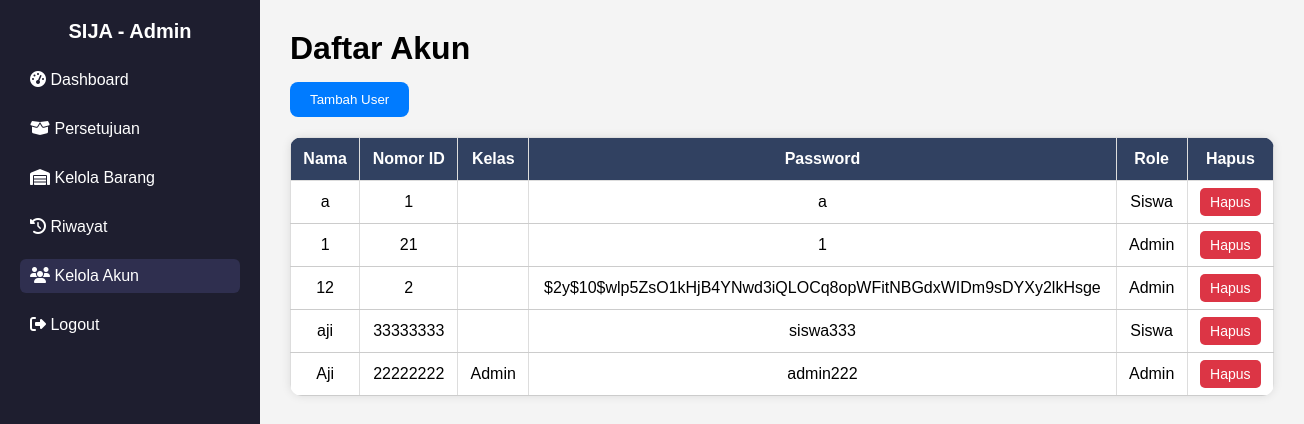
Screenshot of /projeksaas/admin/akun.php (signed in) with the database file from the repository.
### tables this page shows
CREATE TABLE `users` (
  `id` int(11) NOT NULL,
  `nomor_id` int(8) NOT NULL,
  `nama` varchar(100) NOT NULL,
  `kelas` enum('X SIJA 1','X SIJA 2','XI SIJA 1','XI SIJA 2','XII SIJA 1','XII SIJA 2','Admin') NOT NULL,
  `password` varchar(255) NOT NULL,
  `role` enum('admin','siswa') NOT NULL
);

### projeksaas/admin/akun.php (the view, shortened to what this page needs)
<?php
include "../config/db.php";
$users = mysqli_query($conn, "SELECT * FROM users ORDER BY id DESC");
?>
<!DOCTYPE html>
<html lang="id">
<head>
  <link rel="stylesheet" href="style/akun.css">
  <link rel="stylesheet" href="style/admin.css">
    <link rel="stylesheet" href="https://cdnjs.cloudflare.com/ajax/libs/font-awesome/6.4.0/css/all.min.css" />
</head>
<body>
<div class="admin-wrapper">
  <aside class="admin-sidebar">
    <h2>SIJA - Admin</h2>
    <ul>
      <li><a href="dashboard.php"><i class="fas fa-tachometer-alt"></i> Dashboard</a></li>
      <li><a href="persetujuan.php"><i class="fas fa-box-open"></i> Persetujuan</a></li>
      <li><a href="barang.php"><i class="fas fa-warehouse"></i> Kelola Barang</a></li>
      <li><a href="riwayat.php"><i class="fas fa-history"></i> Riwayat</a></li>
      <li><a href="akun.php" class="active"><i class="fas fa-users"></i> Kelola Akun</a></li>
      <li><a href="../proses/logout.php" id="logoutBtn"><i class="fas fa-sign-out-alt"></i> Logout</a></li>
    </ul>
  </aside>
  <main class="admin-main">
    <h1>Daftar Akun</h1>
<button id="openUserModal" class="btn-tambah">Tambah User</button>
    <table class="table-barang">
      <thead>
        <tr>
          <th>Nama</th>
          <th>Nomor ID</th>
          <th>Kelas</th>
          <th>Password</th>
          <th>Role</th>
          <th>Hapus</th>
        </tr>
      </thead>
      <tbody>
        <?php while($u = mysqli_fetch_assoc($users)): ?>
        <tr>
          <td><?= $u['nama'] ?></td>
          <td><?= $u['nomor_id'] ?></td>
          <td><?= $u['kelas'] ?></td>
          <td><?= $u['password'] ?></td>
          <td><?= ucfirst($u['role']) ?></td>
        <td>
  <a href="proses/hapus_akun.php?id=<?= $u['id'] ?>"
     class="btn-reject"
     onclick="return confirm('Yakin ingin menghapus akun ini?')">
     Hapus
  </a>
</td>
        </tr>
        <?php endwhile; ?>
      </tbody>
    </table>
  </main>
</div>
</body>
</html>

### projeksaas/admin/style/akun.css (style rules this page uses)
.btn-tambah { background: #007bff; color: white; padding: 10px 20px; border: none; border-radius: 8px; cursor: pointer; margin-top: 15px; transition: 0.3s; }

### projeksaas/admin/style/admin.css (style rules this page uses)
* { margin: 0; padding: 0; box-sizing: border-box; font-family: sans-serif; }
body { display: flex; height: 100vh; background-color: #f4f4f4; }
.admin-wrapper { display: flex; width: 100%; }
.admin-sidebar { width: 260px; background-color: #1e1e2f; color: white; padding: 20px; min-height: 100vh; position: fixed; }
.admin-sidebar h2 { margin-bottom: 20px; font-size: 20px; text-align: center; }
.admin-sidebar ul { list-style: none; }
.admin-sidebar ul li { margin-bottom: 15px; }
.admin-sidebar ul li a { color: white; text-decoration: none; padding: 8px 10px; display: block; border-radius: 6px; transition: 0.3s; }
.admin-sidebar ul li a.active, .admin-sidebar ul li a:hover { background-color: #2f2f4f; }
.admin-main { flex-grow: 1; padding: 30px; background-color: #f4f4f4; margin-left: 260px; }
.btn-reject { background-color: #f44336; color: white; padding: 5px 10px; border: none; cursor: pointer; border-radius: 5px; }
.table-barang th, .table-barang td { padding: 10px; text-align: center; }
.table-barang { width: 100%; border-collapse: collapse; margin-top: 20px; }
.table-barang th, .table-barang td { padding: 10px; border: 1px solid #ddd; text-align: center; }
.table-barang th { background-color: #314161; color: white; padding: 12px; }
.table-barang td { border-bottom: 1px solid #ccc; padding: 12px; }
table { width: 100%; border-collapse: collapse; background: #fff; border-radius: 12px; overflow: hidden; box-shadow: 0 0 10px rgba(0, 0, 0, 0.1); }
.btn-approve, .btn-reject { padding: 6px 10px; border: none; border-radius: 5px; color: white; font-size: 14px; cursor: pointer; }
.btn-reject { background-color: #dc3545; }
a { text-decoration: none; }

### rows the page displays
users: nama "a", nomor "1", password "a", role "Siswa"
users: nama "1", nomor "21", password "1", role "Admin"
users: nama "12", nomor "2", password "$2y$10$wlp5ZsO1kHjB4YNwd3iQLOCq8opWFitNBGdxWIDm9sDYXy2lkHsge", role "Admin"
users: nama "aji", nomor "33333333", password "siswa333", role "Siswa"
users: nama "Aji", nomor "22222222", kelas "Admin", password "admin222", role "Admin"
